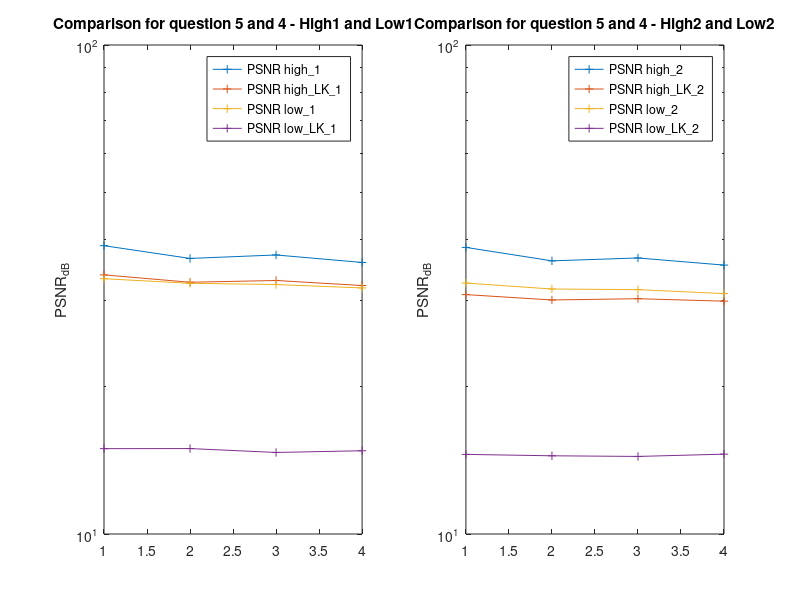

The MATLAB script that drew this image:
clear all; close all; clc;
load('partA_4.mat');
load('partA_5_img.mat');
load('partA_5_template.mat');
load('partA_5_both.mat');
vectory = [q4; q5_template; q5_img; q5_both ];
vectorx = [1:4];
% Plot
figure('Name','Comparison for question 5 and 4');
subplot(1,2,1);
semilogy(vectorx,vectory(1:2:end,1),'-+',vectorx,vectory(1:2:end,2),'-+',...
    vectorx,vectory(1:2:end,3),'-+',vectorx,vectory(1:2:end,4),'-+');
title('Comparison for question 5 and 4 - High1 and Low1');
xlabel(''); ylabel('PSNR_{dB}');
legend('PSNR high\_1','PSNR high\_LK\_1','PSNR low\_1','PSNR low\_LK\_1');
subplot(1,2,2);
semilogy(vectorx,vectory(2:2:end,1),'-+',vectorx,vectory(2:2:end,2),'-+',...
    vectorx,vectory(2:2:end,3),'-+',vectorx,vectory(2:2:end,4),'-+');
title('Comparison for question 5 and 4 - High2 and Low2');
xlabel(''); ylabel('PSNR_{dB}');
legend('PSNR high\_2','PSNR high\_LK\_2','PSNR low\_2','PSNR low\_LK\_2');
